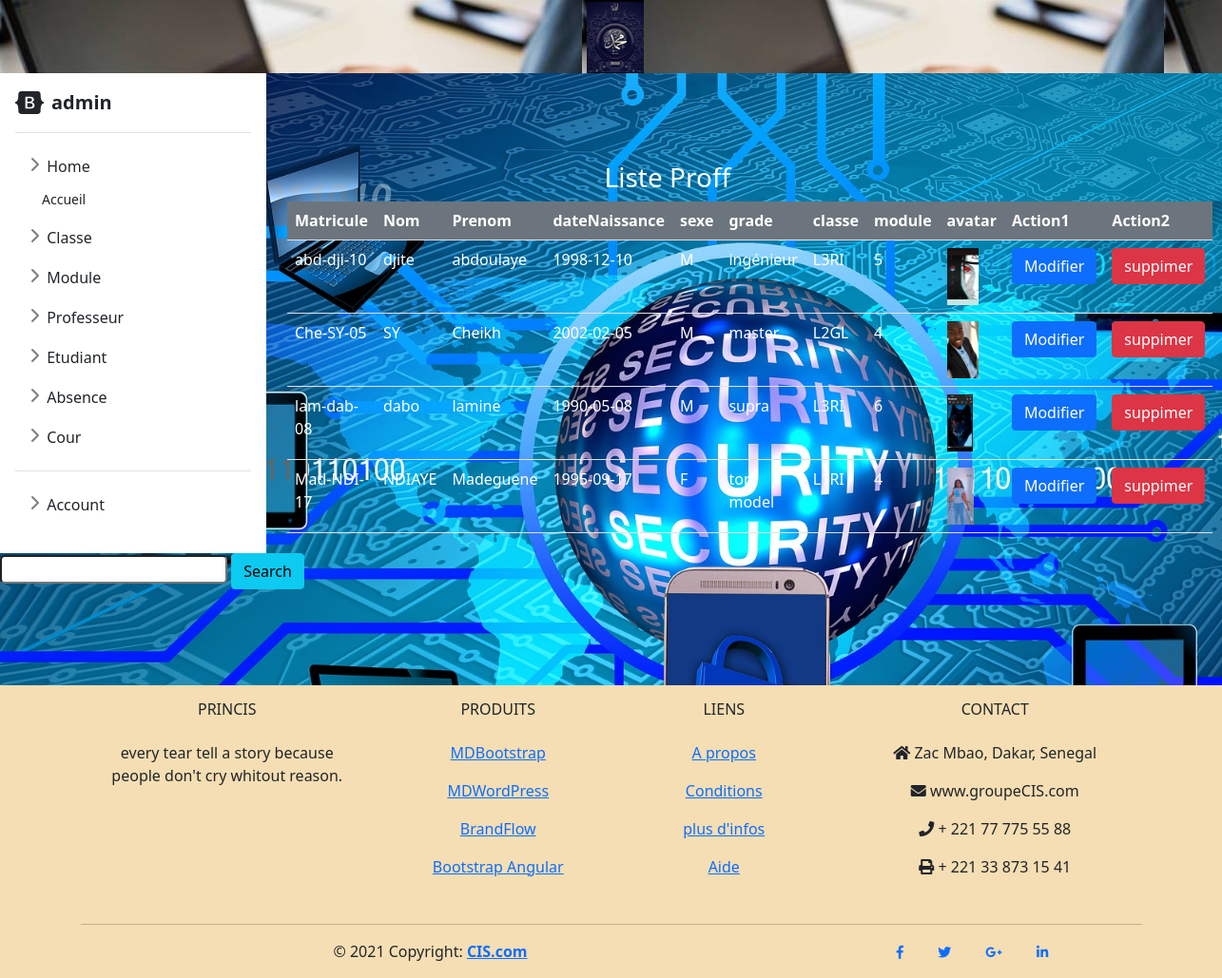
Screenshot of /?page=proff (signed in) with the database file from the repository.
### tables this page shows
CREATE TABLE `professeur` (
  `matriculeP` varchar(50) NOT NULL,
  `nomP` varchar(30) NOT NULL,
  `prenomP` varchar(50) NOT NULL,
  `dateNaissance` date NOT NULL,
  `sexe` varchar(3) NOT NULL,
  `grade` varchar(30) NOT NULL,
  `libelle` varchar(30) NOT NULL,
  `idM` int(11) NOT NULL,
  `avatar` varchar(100) NOT NULL
);

### Model/proff.php (called while the page is built, shortened)
<?php
    function listProff(){
        $sql = "SELECT * FROM professeur";
        return executeSQL($sql);
    }
?>

### Model/db.php (called while the page is built)
<?php
    function getConnexion(){
        $host="localhost";
        $user="root";
        $password="";
        $dbname="projet";
        $con = mysqli_connect($host,$user,$password,$dbname);
        return $con;
    }
    function executeSQL($sql){
        $exe = mysqli_query(getConnexion(),$sql);
        return $exe;
    }
?>

### View/professeur/proff.php (the view, shortened to what this page needs)
<!DOCTYPE html>
<html lang="en">
<head>
    <link rel="stylesheet" href="../../style/bootstrap-5.0.0-beta2-dist/css/bootstrap.min.css">
    <link rel="stylesheet" href="https://cdnjs.cloudflare.com/ajax/libs/font-awesome/5.1.1/css/all.css">
</head>
<body>
    <form method="GET" action="?page=proff">
        <input type="text" name="key" style="border-radius: 5px;">
        <button type="submit" class="btn btn-info">Search</button>
    </form>
    <div class="container col-md-9" style="margin-top: -450px; margin-left: 220px;">
        <div class="panel panel-info">
            <div class="panel-heading" style="text-align: center;color: white; "><h3>Liste Proff</h3></div>
            <div class="panel-body">
                <table class="table table-condensed table-novel table-hover" style="color: white; width: 500px; margin-left: 70px;">
                    <tr class="bg-secondary">
                        <th>Matricule</th>
                        <th>Nom</th>
                        <th>Prenom</th>
                        <th>dateNaissance</th>
                        <th>sexe</th>
                        <th>grade</th>
                        <th>classe</th>
                        <th>module</th>
                        <th>avatar</th>
                        <th>Action1</th>
                        <th>Action2</th>
                    </tr>
                    <?php
                        while ($tab = mysqli_fetch_row($liste)) {
                            echo "<tr>
                                    <td>$tab[0]</td>
                                    <td>$tab[1]</td>
                                    <td>$tab[2]</td>
                                    <td>$tab[3]</td>
                                    <td>$tab[4]</td>
                                    <td>$tab[5]</td>
                                    <td>$tab[6]</td>
                                    <td>$tab[7]</td>
                                    <td><img height=60px src='avatar/$tab[8]'></td>
                                    <td><a href='?page=editproff&ok=$tab[0]' class='btn btn-primary'>Modifier</a></td>
                                    <td><a onclick = 'return confirmation();' class='btn btn-danger' href='Controller/proff.php?ok=$tab[0]'>suppimer</a></td>
                                 </tr>";
                        }
                    ?>
                </table>
            </div>
        </div>
    </div>
</body>
</html>

### Style/sidebars.css (style rules this page uses)
body { min-height: 100vh; min-height: -webkit-fill-available; }
html { height: -webkit-fill-available; }

### rows the page displays
professeur: matriculeP "abd-dji-10", nomP "djite", prenomP "abdoulaye", dateNaissance "1998-12-10", sexe "M", grade "ingénieur", libelle "L3RI", idM "5", avatar (picture)
professeur: matriculeP "Che-SY-05", nomP "SY", prenomP "Cheikh", dateNaissance "2002-02-05", sexe "M", grade "master", libelle "L2GL", idM "4", avatar (picture)
professeur: matriculeP "lam-dab-08", nomP "dabo", prenomP "lamine", dateNaissance "1990-05-08", sexe "M", grade "supra", libelle "L3RI", idM "6", avatar (picture)
professeur: matriculeP "Mad-NDI-17", nomP "NDIAYE", prenomP "Madeguene", dateNaissance "1995-09-17", sexe "F", grade "top model", libelle "L1RI", idM "4", avatar (picture)

### other values shown
$_SESSION['login'] "admin"
